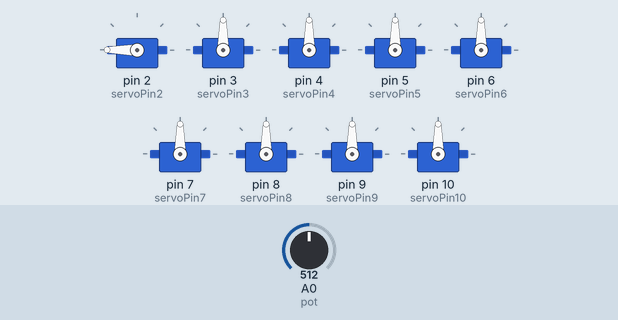
The sketch below on a simulated Arduino Uno, built with avr-gcc and run on an emulated ATmega328P. On the bench: 9 × servo. Inputs (shaded band) come from the test bench; at power-on: A0 (pot) = 512. What the sketch prints to the serial monitor is not drawn.

Above: at 0.05 s.
At 0.25 s:
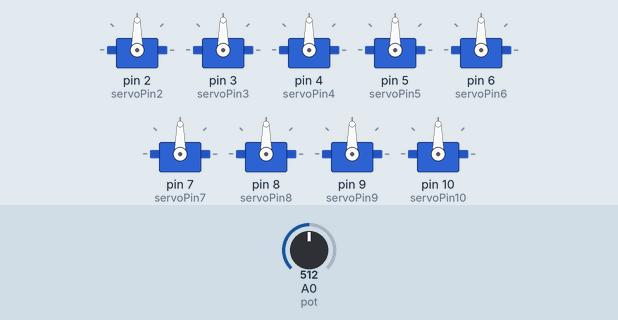
At 0.35 s:
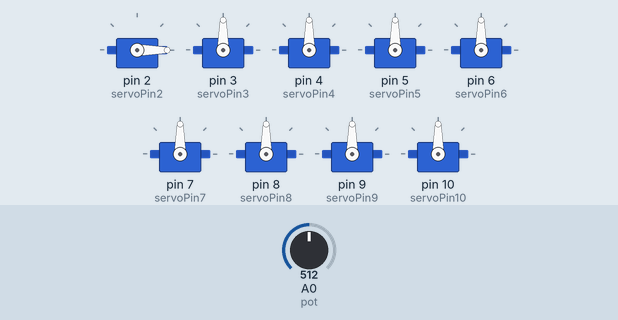
Timing chart, 0 to 3.0 s (numbered marks = the images above):
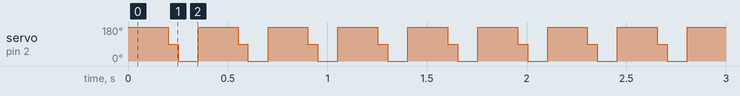

The sketch:

servo_pot.ino
```cpp
#define pot A0
#define servoPin2 2
#define servoPin3 3
#define servoPin4 4
#define servoPin5 5
#define servoPin6 6
#define servoPin7 7
#define servoPin8 8
#define servoPin9 9
#define servoPin10 10

#include <Servo.h>
Servo servo2;
Servo servo3;
Servo servo4;
Servo servo5;
Servo servo6;
Servo servo7;
Servo servo8;
Servo servo9;
Servo servo10;


///////
void setup() {
  Serial.begin(9600);
  pinMode(pot, INPUT);
  pinMode(10, OUTPUT);
  pinMode(2, OUTPUT);
  pinMode(3, OUTPUT);
  pinMode(4, OUTPUT);
  pinMode(5, OUTPUT);
  pinMode(6, OUTPUT);
  pinMode(7, OUTPUT);
  pinMode(8, OUTPUT);
  pinMode(9, OUTPUT);
  servo2.attach(servoPin2);
  servo3.attach(servoPin3);
  servo4.attach(servoPin4);
  servo5.attach(servoPin5);
  servo6.attach(servoPin6);
  servo7.attach(servoPin7);
  servo8.attach(servoPin8);
  servo9.attach(servoPin9);
  servo10.attach(servoPin10);
}

void loop() {
  int val = analogRead(pot);
  Serial.println(val);
  int angle = map(val, 0, 1023, 180, 90);
  Serial.print("angle:");
  Serial.println(angle);
//  servo10.write(angle);
  servo2.write(180);
  delay(200);
    servo2.write(90);
      delay(50);
          servo2.write(0);
      delay(100);
//  servo3.write(angle);
//  servo4.write(angle);
//  servo5.write(angle);
//  servo6.write(angle);
//  servo7.write(angle);
//  servo8.write(angle);
//  servo9.write(angle);

}
```

Measured:
- by itself, servo on pin 2 (servoPin2): repeats every 0.35 s: 0° 0.10 s, 180° 0.20 s, 90° 0.05 s
